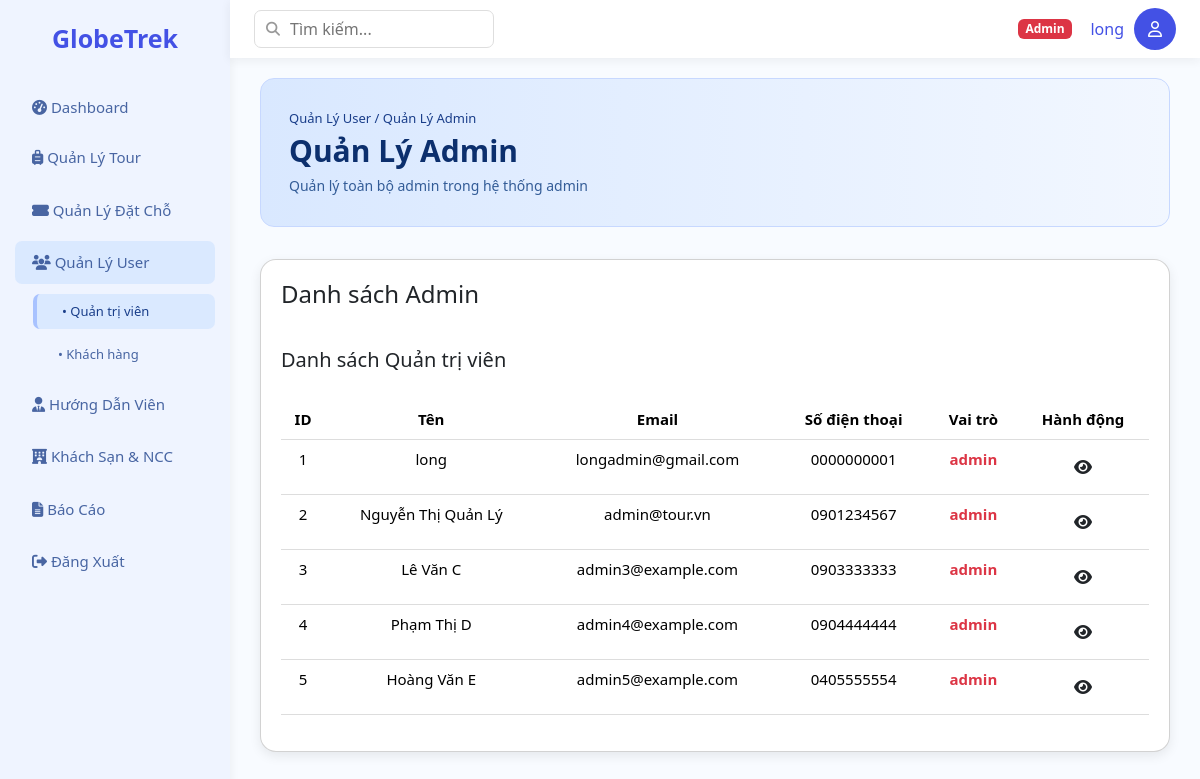
Page /Base/?action=list-admin (signed in) on the earlier database version.
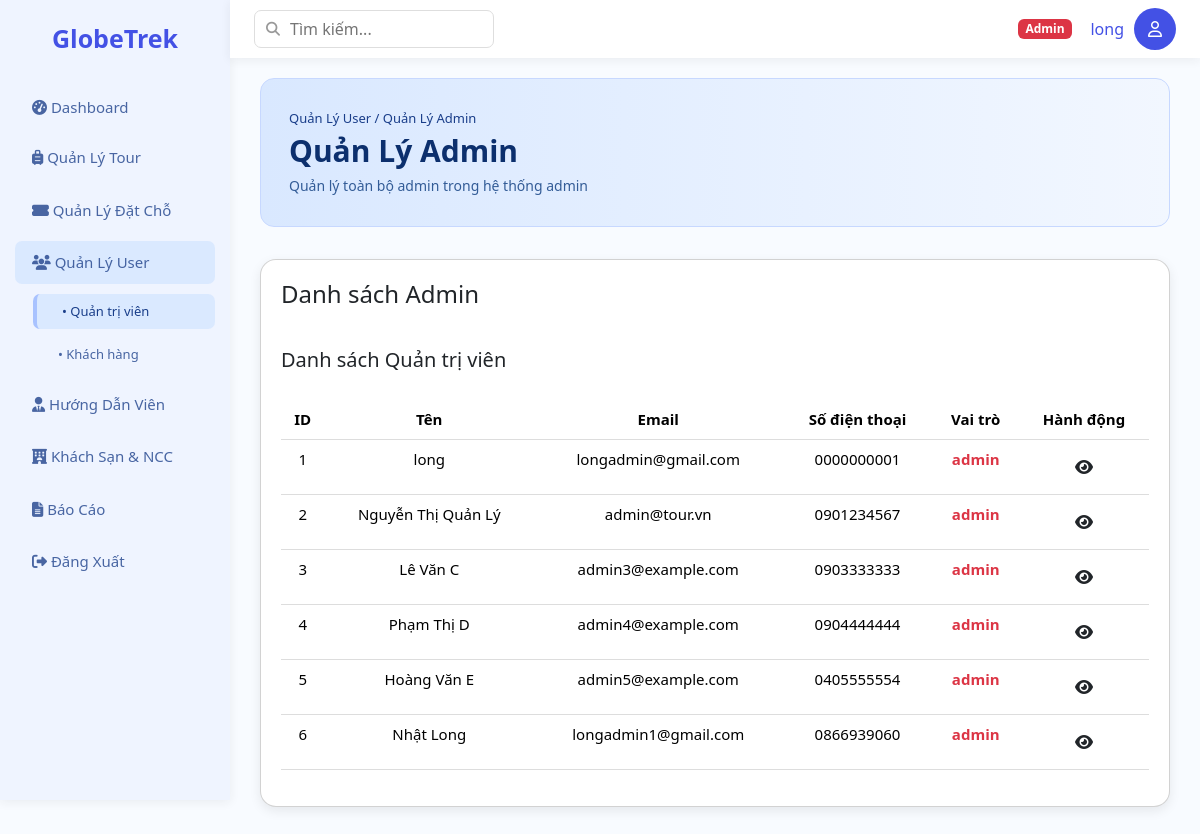
Same page on the later database version.
### tables this page shows
CREATE TABLE `users` (
  `id` int NOT NULL,
  `email` varchar(150) NOT NULL,
  `password` varchar(255) NOT NULL,
  `name` varchar(100) NOT NULL,
  `phone` varchar(20) NOT NULL,
  `role` enum('admin','customer','guide') NOT NULL,
  `created_at` timestamp NULL DEFAULT CURRENT_TIMESTAMP
);

### Base/controllers/UsersController.php (called while the page is built, shortened)
<?php
class UsersController {
    public function listAdmin() {
        $user = new UserModel();
        $listUser = $user->getList();
        require_once PATH_VIEW . "main.php";
    }
}

### Base/index.php (called while the page is built, shortened)
<?php
spl_autoload_register(function ($class) {
    $fileName = "$class.php";
    $fileModel              = PATH_MODEL . $fileName;
});
require_once './routes/index.php';

### Base/models/BaseModel.php (called while the page is built, shortened)
<?php
class BaseModel
{
    protected $pdo;
    public function __construct()
    {
        $dsn = sprintf('mysql:host=%s;port=%s;dbname=%s;charset=utf8', DB_HOST, DB_PORT, DB_NAME);
        try {
            $this->pdo = new PDO($dsn, DB_USERNAME, DB_PASSWORD, DB_OPTIONS);
        } catch (PDOException $e) {
            die("Kết nối cơ sở dữ liệu thất bại: {$e->getMessage()}. Vui lòng thử lại sau.");
        }
    }
    public function __destruct()
    {
        $this->pdo = null;
    }
    public function getConnection()
    {
        return $this->pdo;
}
}

### Base/models/UserModel.php (called while the page is built, shortened)
<?php
class UserModel extends BaseModel
{
    public $pdo;
    public function __construct()
    {
        $baseModel = new BaseModel();
        $this->pdo = $baseModel->getConnection();
    }
    public function getList()
    {
        $sql = "SELECT * FROM users";
        $stmt = $this->pdo->prepare($sql);
        $stmt->execute();
        return $stmt->fetchAll();
    }
}

### Base/views/admin/user/list-admin.php (the view)
<?php include 'views/layout/header.php'; ?>
<div class="main">
    <div class="header-wrapper">
        <div class="header-content">
            <div class="breadcrumb">Quản Lý User / Quản Lý Admin</div>
            <h2 class="page-title">Quản Lý Admin</h2>
            <p class="page-sub">Quản lý toàn bộ admin trong hệ thống admin</p>
        </div>
    </div>
    <div class="card">
        <div class="toph4">
            <h4>Danh sách Admin</h4>
        </div>
        <h5 class="mt-3">Danh sách Quản trị viên</h5>
        <table class="table">
            <thead>
                <tr>
                    <th>ID</th>
                    <th>Tên</th>
                    <th>Email</th>
                    <th>Số điện thoại</th>
                    <th>Vai trò</th>
                    <th>Hành động</th>
                </tr>
            </thead>
            <tbody>
                <?php $index = 1; foreach ($listUser as $user): if ($user['role'] == 'admin'): ?>
                    <tr>
                        <td><?= $index++ ?></td>
                        <td><?= $user['name'] ?></td>
                        <td><?= $user['email'] ?></td>
                        <td><?= $user['phone'] ?></td>
                        <td><span class="text-danger fw-bold"><?= $user['role'] ?></span></td>
                        <td>
                            <a href="<?= BASE_URL ?>?action=detail-user&id=<?= $user['id'] ?>" class="btn edit"><i class="fas fa-eye"></i></a>
                    </tr>
                <?php endif; endforeach; ?>
            </tbody>
        </table>
    </div>
</div>
<?php include 'views/layout/footer.php'; ?>

Differences in the rows shown:
added users: name "Nhật Long", email "longadmin1@gmail.com", phone "0866939060", role "admin"
